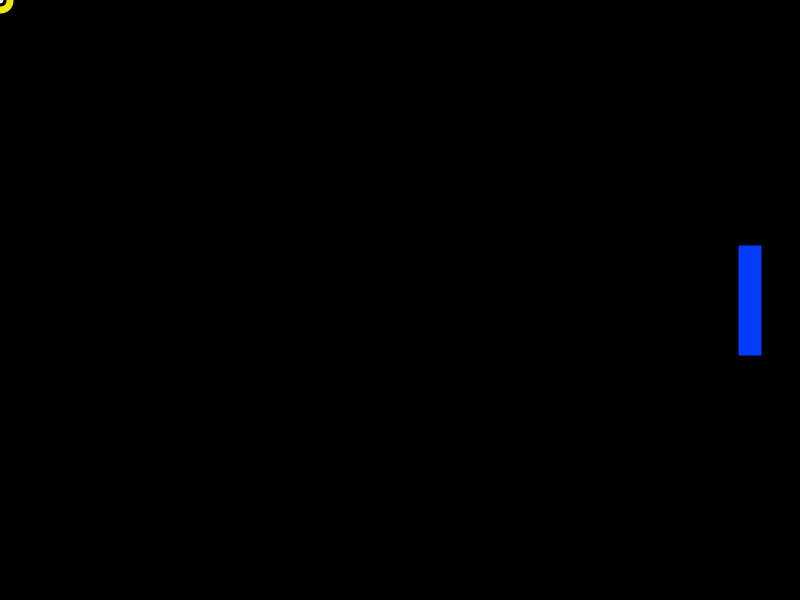
Frame 1 (no input)
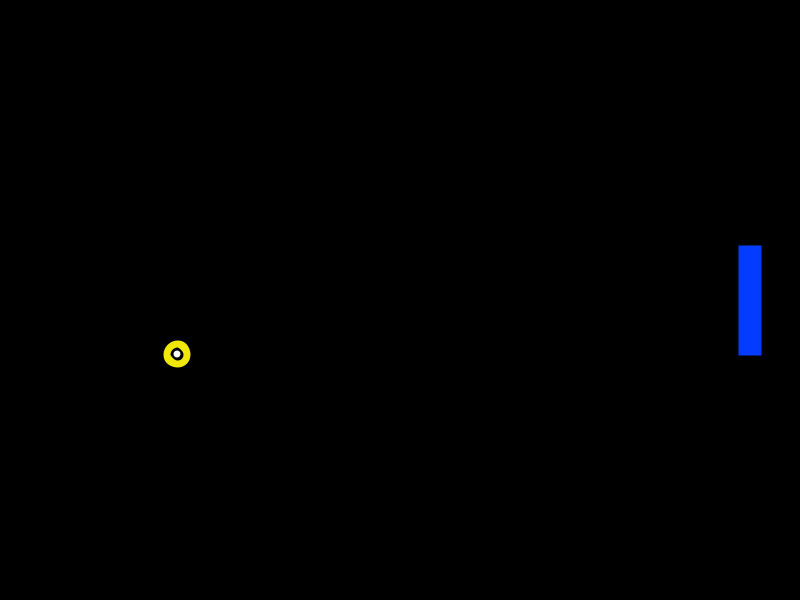
Frame 60 (the mouse pressed at the canvas centre just before this capture)
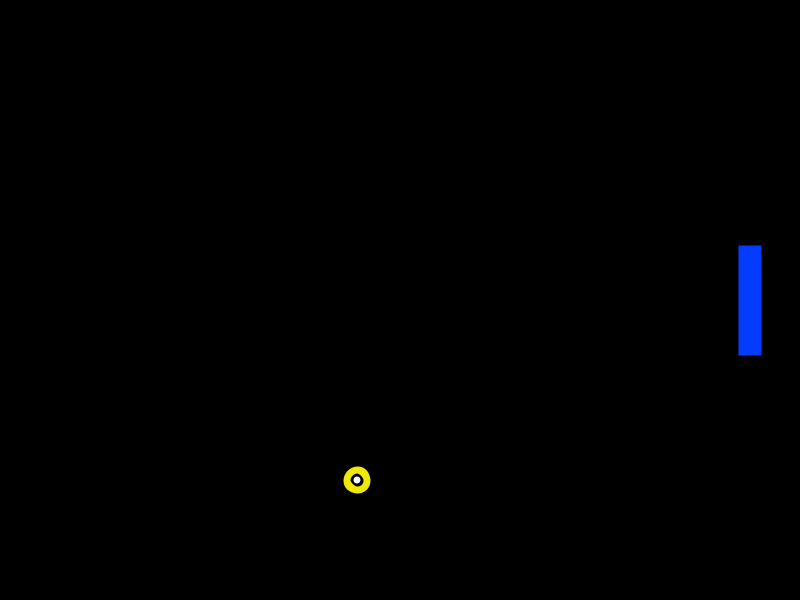
Frame 120 (the mouse held since frame 60 and released just before this capture)

The Processing sketch that drew these frames (run headless with seeded random() and noise(); from frame 60 on, the mouse is pressed at the canvas centre):

// Processing sketch: processing_129103
// ── processing_129103.pde

float Puck_x = 0; //Variable of the puck on x
float plus_minus_x = 1; //Float for X wall boundaries
float Puck_y = 0; //Variable of the puck on y
float plus_minus_y = 1; // Float for Y wall boundaries
float Puck_Size = 7; //Puck size
float Bwidth = 2.5; // Bat width
float Bheight = 90; // Bat height
float B_x = 750; // Bat x axis position
float B_y = 300; // Bat y axis position
float puckspeed = 3; // Speed of puck

void setup(){ 
  size(800,600); // Size of the window
  smooth(); // Sets all animation to smooth
  
// Sets all shapes to centre
ellipseMode(CENTER); 
rectMode(CENTER);
}

void draw() {
  background(0);//Set background to black
  
//Ball

stroke(240,232,7);//Colour of Stroke
strokeWeight(20); // Stroke weight of pcuk
ellipse(Puck_x,Puck_y,Puck_Size,Puck_Size);//Puck dimensions



Puck_x = Puck_x + plus_minus_x * puckspeed; //Movement arguement of puck x axis
if (Puck_x > width - Puck_Size/2){
  plus_minus_x = -1;
}
if (Puck_x < 0 + Puck_Size/2){
  plus_minus_x = 1;
}

Puck_y = Puck_y + plus_minus_y * puckspeed; //Movement arguement of puck y axis
if (Puck_y > height - Puck_Size/2){
  plus_minus_y = -1;
}
if (Puck_y < 0 + Puck_Size/2){
  plus_minus_y = 1;
}

Puck_y = Puck_y + plus_minus_y * puckspeed; // Puckspeed arguement

//If puck is left of the bat
if (Puck_y - Puck_Size/2 <= B_y + Bheight/2 //Argument so that the punk bounces of the bat
    && Puck_y + Puck_Size/2 >= B_y - Bheight/2
    && Puck_x + Puck_Size/2 <= B_x - Bwidth/2
    && Puck_x + Puck_Size/2 >= B_x - Bwidth/2 - puckspeed) {
    plus_minus_x = -1;
    
    }
  
//Bat 1

stroke(3,59,255); //Colour of stroke
rect(B_x,B_y,Bwidth,Bheight);//Creates rectangle

if (keyPressed) {
  if (key == 'w') {
    B_y = constrain(B_y - 10,100,500);
  }
  if (key == 's') {
    B_y = constrain(B_y + 10,100,500);
  }
  
}

}
